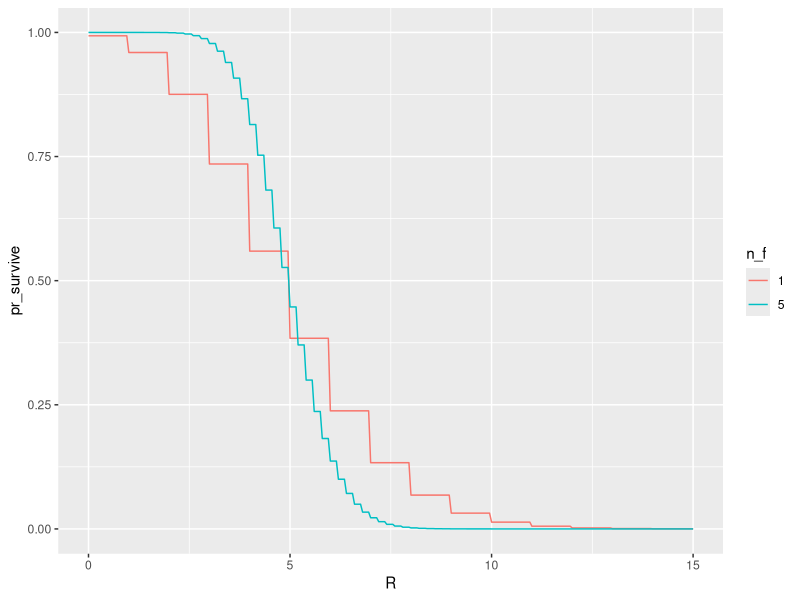

Generate this figure with R:
## ---- chunk 1
knitr::opts_chunk$set(echo = TRUE)
library("tidyverse")
## ---- chunk 2
sumpois <- function(nR, nlambda)
{
    result <- 0
    for (k in seq(0,nR,1)) {
        result <- result + dpois(x = k, lambda=nlambda)
    }
    
    return(1 - result)
}

lambdat <- 5
the.data <- as_tibble(expand.grid(
    n = c(1,5),
    R = seq(0,15,0.05)
)) %>% mutate(
    #    pr_survive=1 - ppois(q = n*R, lambda = n * lambdat),
    n_f = as_factor(n)
)

the.data[,"pr_survive"] <- NA

for (row_idx in seq(1,nrow(the.data),1)) {
    the.data[row_idx,"pr_survive"] <- sumpois(nR = as.numeric(the.data[row_idx,"n"] * the.data[row_idx,"R"]), nlambda = as.numeric(the.data[row_idx,"n"]) * lambdat)
}

ggplot(data = the.data,
       mapping = aes(x = R, y = pr_survive)) +
    geom_line(mapping = aes(colour = n_f))
